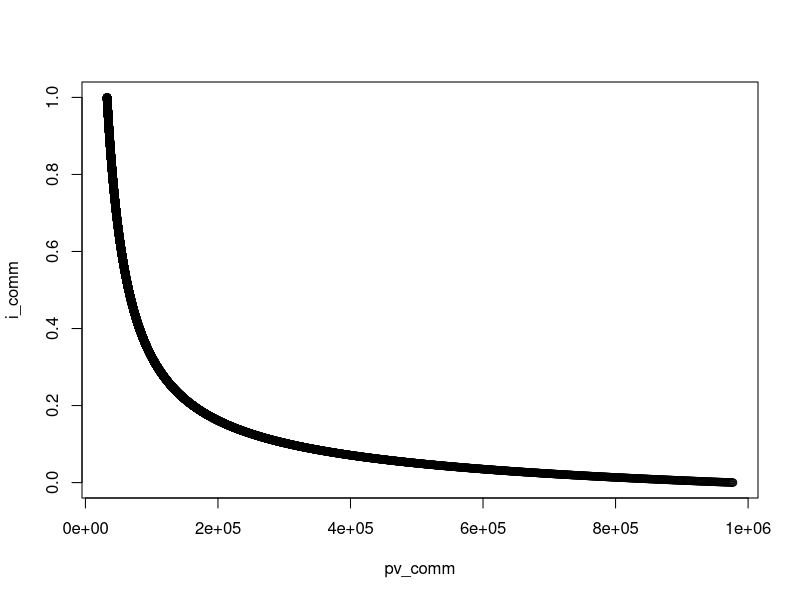

Reproduce this figure in R.
##Q3
###b
p<-32622.8;n=30;i<-0.035;loan<-600000

i_comm<-seq(0,1,0.0001)
pv_comm<-p*(1-(1+i_comm)^(-n))/i_comm
plot(pv_comm,i_comm)
